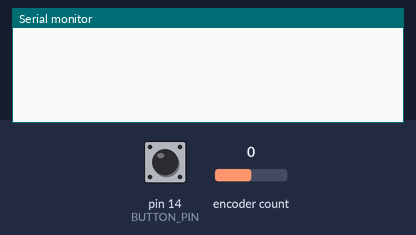
A sketch run on a simulated Arduino Nano Every. Shown: the last lines printed to the serial monitor. Inputs (shaded band) come from the test bench; at power-on: encoder count 0, pin 14 (BUTTON_PIN) HIGH.

Above: at 1.2 s.
1.3 s: encoder count set to 1
At 2.5 s:
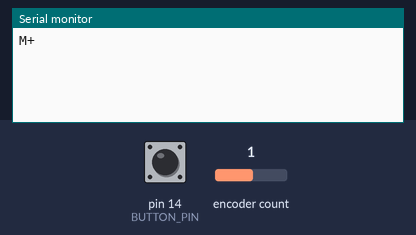
2.8 s: pin 14 (BUTTON_PIN) pulled LOW for 0.15 s
At 4.1 s:
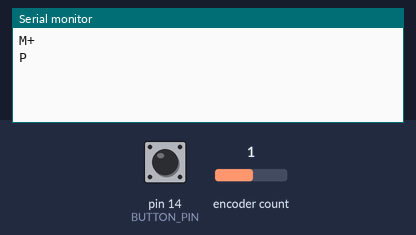
4.5 s: pin 14 (BUTTON_PIN) pulled LOW for 3.2 s
At 6.7 s:
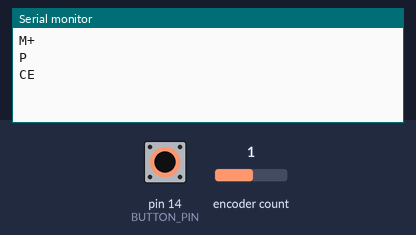
9.2 s: encoder count set to 2
At 9.7 s:
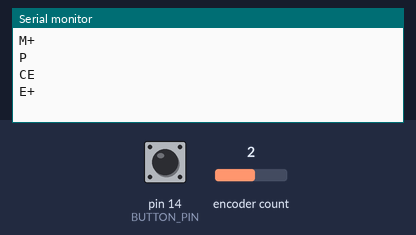
10.7 s: pin 14 (BUTTON_PIN) pulled LOW for 3.2 s
At 12.4 s:
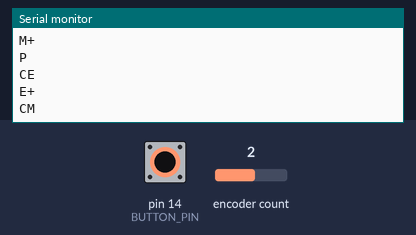

The sketch:

nanorotary.ino
```cpp
//Rotary encoder control for moon phase simulation
//Uses Arduino Nano Every with interrupt pins on d2 and d3

#include <Encoder.h>
#include <OneButton.h>

// Encoder pins (interrupt capable)
Encoder myEnc(2, 3);
#define BUTTON_PIN 14

// Button setup with active LOW (pullup)
OneButton button(BUTTON_PIN, true);

// Control state
bool controllingEarth = false;  // false = Moon control, true = Earth control
long oldPosition = 0;
const int ENCODER_SENSITIVITY = 2;  // Adjust for desired rotation sensitivity

void setup() {
  Serial.begin(9600);

  // Configure button handlers
  button.attachClick(handleClick);         // Single click for play/pause
  button.attachLongPressStart(handleLongPressStart); // Long press for control switch
  button.setPressTicks(1000);             // 1 second for long press
}

void loop() {
  // Process button events
  button.tick();

  // Read encoder position
  long newPosition = myEnc.read();

  // Check if encoder has moved enough steps
  if (abs(newPosition - oldPosition) >= ENCODER_SENSITIVITY) {
    // Determine rotation direction
    int direction = (newPosition > oldPosition) ? 1 : -1;

    // Send appropriate command based on control mode
    if (controllingEarth) {
      Serial.print("E");  // Earth rotation command
    } else {
      Serial.print("M");  // Moon rotation command
    }

    // Send direction
    Serial.println(direction > 0 ? "+" : "-");

    oldPosition = newPosition;
  }

  // Small delay to prevent serial buffer overflow
  delay(5);
}

// Handle single click - Toggle play/pause
void handleClick() {
  Serial.println("P");  // Play/Pause toggle command
}

// Handle long press - Switch between Moon and Earth control
void handleLongPressStart() {
  controllingEarth = !controllingEarth;
  Serial.println(controllingEarth ? "CE" : "CM");  // Control mode change command
}
```

Measured:
- after the input at 1.3 s, the serial monitor: prints a new line at once (image 1)
- after the input at 2.8 s, the serial monitor: prints a new line after 0.21 s (image 2)
- after the input at 4.5 s, the serial monitor: prints a new line after 1.1 s (image 3)
- after the input at 9.2 s, the serial monitor: prints a new line at once (image 4)
- after the input at 10.7 s, the serial monitor: prints a new line after 1.1 s (image 5)
